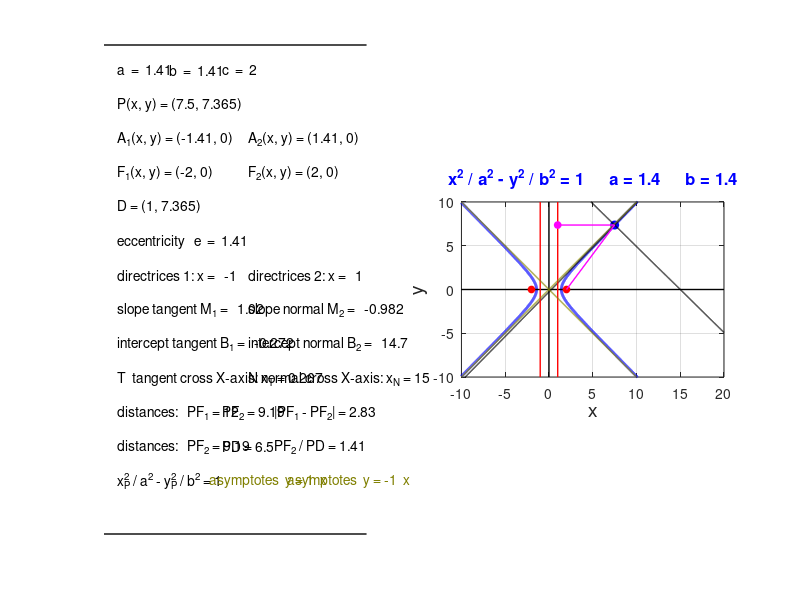
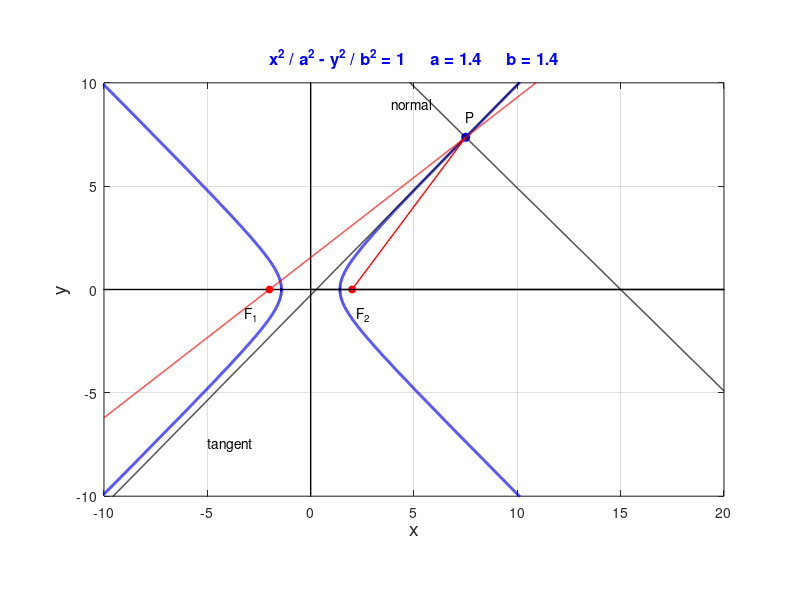

These figures' MATLAB source, in order:
%%   ellipse ===============================================================================================================
clear all
close all
clc

a = sqrt(2);
b = sqrt(2);
tMin = pi;
tMax= 2*pi;

xMax = 20; xMin = -10;
yMax = 10; yMin = -10;

N = 5597;

t = linspace(tMin,tMax,N);
x = linspace(a,xMax,N);
y = b .* sqrt(x.^2 ./ a^2 - 1);

% tangent
    xP = 7.5;
    yP = b .* sqrt(xP.^2 ./ a^2 - 1);
 
    x1 = linspace(xMin,xMax,N);
    M1 = (b/a)^2 * (xP/yP);
    B1 = yP - M1 * xP;
 
  y1 = M1 .* x1 + B1;
 
 % normal
   M2 = -1/M1;
   B2 = yP - M2 * xP;
 
   y2 = M2.* x1 + B2;
 
% focal length c
    c = sqrt(a^2+b^2);
% eccentricity e 
    e = c/a;
%  directrix   D
    D = a/e; 
    
%  y = 0 tangent crosses X-axis
    xtc = -B1/M1;
% y = 0 normal crosses X-axis
    xnc = -B2/M2;

% % angle of tangent
%     theta1 = atand(M1);
% % angle of normal
%     theta2 = atand(M2);  
% 
%     
% distances
     X1 = -c; Y1 = 0; X2 = xP; Y2 = yP;
     PF1 = sqrt((X1-X2)^2 + (Y1-Y2)^2);
     X1 = c; Y1 = 0; X2 = xP; Y2 = yP;
     PF2 = sqrt((X1-X2)^2 + (Y1-Y2)^2);
    
     X1 = D; Y1 = yP; X2 = xP; Y2 = yP;
     PD = sqrt((X1-X2)^2 + (Y1-Y2)^2);
%    
%  % angles
%  theta(4) = atand(M2); if theta(4) < 0, theta(4) = 180+theta(4);end;
%  theta(3) = atand((yP-0)/(xP+c));  
%  theta(1) = theta(4)-theta(3); if theta(3) < 0, theta(3) = 180+theta(3);end;
%  
%  theta(5) = atand((yP-0)/(xP-c)); if theta(5) < 0, theta(5) = 180+theta(5);end;
%  theta(2) = theta(5)-theta(4);
 
figure(1)   % ===========================================================
   fs = 14; 
%   set(gcf,'units','normalized','position',[0.1 0.1 0.30 0.30]);
   set(gcf,'units','normalized','position',[0.1 0.1 0.70 0.60]);
   set(gca,'fontsize',fs);
   handle = subplot(1,2,1);
   set(handle, 'OuterPosition', [0.01 0 0.5 1]) ;  
   
   subplot(1,2,2);
   
   % plot hyperbola
      X = x;   Y = y; col = 'b'; LW = 2;
      plot(X,Y,col,'lineWidth',LW);
      hold on
      X = x;   Y = -y; col = 'b'; LW = 2;
      plot(X,Y,col,'lineWidth',LW);
      X = -x;   Y = -y; col = 'b'; LW = 2;
      plot(X,Y,col,'lineWidth',LW);
      X = -x;   Y = y; col = 'b'; LW = 2;
      plot(X,Y,col,'lineWidth',LW);
   
  % plot X and Y axes
      X = [-xMax xMax];   Y = [0 0]; col = 'k'; LW = 1;
      plot(X,Y,col,'lineWidth',LW);
      X = [0 0];   Y = [-yMax yMax]; col = 'k'; LW = 1;
      plot(X,Y,col,'lineWidth',LW);
      
  % plot xP yP
        X = [xP]; Y = [yP]; col ='b';
        h_plot = plot(X,Y,'o');
        set(h_plot,'MarkerEdgeColor',col,'MarkerFaceColor',col,'MarkerSize',6);
  
  % plot tangent
     X = x1;   Y = y1; col = 'k'; LW = 1;
      plot(X,Y,col,'lineWidth',LW);
      
% plot tangent
     X = x1;   Y = y2; col = 'k'; LW = 1;
      plot(X,Y,col,'lineWidth',LW);    
  
% focal points 
       X = [-c c]; Y = [0 0]; col = 'r';
       h_plot = plot(X,Y,'o');
       set(h_plot,'MarkerEdgeColor',col,'MarkerFaceColor',col,'MarkerSize',5);
 
% directrix      
       X = [D D]; Y = [yMin yMax]; col = 'r'; LW = 1;
       h_plot = plot(X,Y,col,'lineWidth',LW);
        X = [-D -D]; Y = [yMin yMax]; col = 'r'; LW = 1;
       h_plot = plot(X,Y,col,'lineWidth',LW);

% asymptotes       
       X = x1; Y = (b/a).*x1; col = [0.5 0.5 0]; LW = 1;
       h_plot = plot(X,Y,'lineWidth',LW);
       set(h_plot,'Color',[ 0.5 0.5 0]);
       Y = -(b/a).*x1; 
       h_plot = plot(X,Y,'lineWidth',LW);
       set(h_plot,'Color',[ 0.5 0.5 0]);
% D 
       X = [D]; Y = [yP]; col = 'm';
       h_plot = plot(X,Y,'o');
       set(h_plot,'MarkerEdgeColor',col,'MarkerFaceColor',col,'MarkerSize',5);
 
% PD  F2D      
       X = [D xP]; Y = [yP yP]; col = 'm'; LW = 1;
       h_plot = plot(X,Y,col,'lineWidth',LW);
       X = [c xP]; Y = [0 yP]; col = 'm'; LW = 1;
       h_plot = plot(X,Y,col,'lineWidth',LW);
       
   grid on; box on;
   
   % LABELS
     xlabel('x','fontsize',fs); ylabel('y','fontsize',fs);
     t1 = 'x^2 / a^2 - y^2 / b^2 = 1     a = ';
     t2 = num2str(a,2);
     t3 = '     b = ';
     t4 = num2str(b,2);
     tm = [t1 t2 t3 t4]; fs = 12;
     title(tm,'color','b','fontSize',fs);
     
     
   axis equal
   set(gca,'xLim',[xMin xMax]);
   set(gca,'yLim',[yMin yMax]);
   set(gca,'xTick',xMin:5:xMax);
   set(gca,'yTick',yMin:5:yMax);
 

    handle = subplot(1,2,1);
    set(handle, 'OuterPosition', [0.01 0 0.5 1]) ;  
    X = [0 100];   Y = [0 0]; col = 'k'; LW = 1;
    plot(X,Y,col,'lineWidth',LW);
    hold on
   
   
    nD = 3;
    
    X = [0 100];   Y = [100 100];
    plot(X,Y,col,'lineWidth',LW);
   
    X = [100 100];   Y = [100 100];
    plot(X,Y,col,'lineWidth',LW);
    
    X = [100 100];   Y = [0 0];
    plot(X,Y,col,'lineWidth',LW);
   
    axis off
 
    
 YS = 95; dY = 5; nY = 7;
 
%   a and b and c
  X =  5; Y = YS;  tt1 = 'a  =  ';  tt2 = num2str(a,nD);  tt= [tt1 tt2];  text(X,Y,tt);
  X = 25; Y = YS;  tt1 = 'b  =  '; tt2 = num2str(b,nD);  tt= [tt1 tt2];  text(X,Y,tt);
  X = 45; Y = YS;  tt1 = 'c  =  '; tt2 = num2str(c,nD);  tt= [tt1 tt2];  text(X,Y,tt);

  % point P
    YS = YS - nY;
    X = 5; Y = YS;  tt1 = 'P(x, y) = (';  tt2 = num2str(xP,nD);
    tt3 = ', ';  tt4 = num2str(yP,nD+1); tt5 = ')'; tt= [tt1 tt2 tt3 tt4 tt5];  text(X,Y,tt);
   
%  vertex A1 A2 
   YS = YS - nY;
   X = 5; Y = YS;  tt1 = 'A_1(x, y) = (';  tt2 = num2str(-a,nD);
     tt3 = ', ';  tt4 = num2str(0,nD); tt5 = ')'; tt= [tt1 tt2 tt3 tt4 tt5];  text(X,Y,tt); 
   X = 55; Y = YS;  tt1 = 'A_2(x, y) = (';  tt2 = num2str(a,nD);
     tt3 = ', ';  tt4 = num2str(0,nD); tt5 = ')'; tt= [tt1 tt2 tt3 tt4 tt5];  text(X,Y,tt);  

     %  focal points F1 and F2  and D
     YS = YS - nY;
     X = 5; Y = YS;  tt1 = 'F_1(x, y) = (';  tt2 = num2str(-c,nD);
       tt3 = ', ';  tt4 = num2str(0,nD); tt5 = ')'; tt= [tt1 tt2 tt3 tt4 tt5];  text(X,Y,tt); 
     X = 55; Y = YS;  tt1 = 'F_2(x, y) = (';  tt2 = num2str(c,nD);
       tt3 = ', ';  tt4 = num2str(0,nD); tt5 = ')'; tt= [tt1 tt2 tt3 tt4 tt5];  text(X,Y,tt); 
     YS = YS - nY;
     X = 5; Y = YS;  tt1 = 'D = (';  tt2 = num2str(D,nD);
       tt3 = ', ';  tt4 = num2str(yP,nD+1); tt5 = ')'; tt= [tt1 tt2 tt3 tt4 tt5];  text(X,Y,tt);  
    
%   eccentricity e
      YS = YS - nY;
      X = 5; Y = YS;  tt1 = 'eccentricity   e  =  ';  tt2 = num2str(e,nD);  tt= [tt1 tt2];  text(X,Y,tt);

%   directric
      YS = YS - nY;
      X =  5; Y = YS;  tt1 = 'directrices 1: x =   ';  tt2 = num2str(-D,nD);  tt= [tt1 tt2];  text(X,Y,tt);
      X = 55; Y = YS;  tt1 = 'directrices 2: x =   ';  tt2 = num2str(D,nD);  tt= [tt1 tt2];  text(X,Y,tt);

%   slope of tangent  M1 and normal M2    
       YS = YS - nY;
       X =  5; Y = YS;  tt1 = 'slope tangent M_1 =   ';  tt2 = num2str(M1,nD);  tt= [tt1 tt2]; text(X,Y,tt);
       X = 55; Y = YS;  tt1 = 'slope normal M_2 =   ';  tt2 = num2str(M2,nD); tt= [tt1 tt2]; text(X,Y,tt);

%   intercepts B1 and B2
       YS = YS - nY;
       X =  5; Y = YS;  tt1 = 'intercept tangent B_1 =   ';  tt2 = num2str(B1,nD);  tt= [tt1 tt2];  text(X,Y,tt);
       X = 55; Y = YS;  tt1 = 'intercept normal B_2 =   ';  tt2 = num2str(B2,nD);  tt= [tt1 tt2]; text(X,Y,tt);
       
%   tangent and normal cross X-axis at xT and yT
        YS = YS - nY;
        X =  5; Y = YS;  tt1 = 'T  tangent cross X-axis: x_T = ';  tt2 = num2str(xtc,nD);  tt= [tt1 tt2];  text(X,Y,tt);
        X = 55; Y = YS;  tt1 = 'N normal cross X-axis: x_N = ';  tt2 = num2str(xnc,nD);  tt= [tt1 tt2];  text(X,Y,tt);

%   |PF2-PF1| = 2a
    YS = YS - nY;
    X =  5;  Y = YS;  tt1 = 'distances:   PF_1 = ';   tt2 = num2str(PF1,nD);   tt= [tt1 tt2];   text(X,Y,tt);
    X = 45;  Y = YS;   tt1 = 'PF_2 = ';   tt2 = num2str(PF2,nD);   tt= [tt1 tt2];   text(X,Y,tt); 
    X = 65;  Y = YS;   tt1 = '|PF_1 - PF_2| = ';   tt2 = num2str(abs(PF1-PF2),nD);   tt= [tt1 tt2];   text(X,Y,tt); 

%    PF2/PD = e
     YS = YS - nY;
     X =  5; Y = YS;  tt1 = 'distances:   PF_2 = ';   tt2 = num2str(PF2,nD);   tt= [tt1 tt2];   text(X,Y,tt);
     X = 45; Y = YS;  tt1 = 'PD = ';   tt2 = num2str(PD,nD);   tt= [tt1 tt2];   text(X,Y,tt); 
     X = 65; Y = YS;  tt1 = 'PF_2 / PD = ';   tt2 = num2str(PF2/PD,nD);   tt= [tt1 tt2];   text(X,Y,tt); 

%    equation of hyperbola
      YS = YS - nY;
      X =  5; Y = YS;  tt1 = 'x_P^2 / a^2 - y_P^2 / b^2 = 1'; text(X,Y, tt1);
      
%    asymptotes
      X =  40; Y = YS; col = [0.5 0.5 0];
      tt1 = 'asymptotes  y = '; tt2 = num2str(b/a,nD); tt3 = '  x'; tt= [tt1 tt2 tt3];   text(X,Y,tt,'color',col); 
       X =  70; Y = YS;
      tt1 = 'asymptotes  y = '; tt2 = num2str(-b/a,nD); tt3 = '  x'; tt= [tt1 tt2 tt3];   text(X,Y,tt,'color',col); 
      
%    X = 65; Y = 45;  tt1 = 'PF_2 / PD_2 = ';   tt2 = num2str(PF2/PD2,nD);   tt= [tt1 tt2];   text(X,Y,tt); 
%    
%    X =  5; Y = 40;  tt1 = 'angles:';   tt2 = '   \theta_1 = NPF_1   \theta_2 = NPF_2   ';   tt= [tt1 tt2];   text(X,Y,tt); 
%    X =  5; Y = 35;  tt1 = 'angles:';   tt2 = '   \theta_3 = NF_1P   \theta_4 = PNF_2   \theta_5 = PF_2T   ';   tt= [tt1 tt2];   text(X,Y,tt); 
%    X =  5; Y = 30;  tt1 = 'angles:';   tt2 = '   \theta_1 = \theta_4 - \theta_3       \theta_2 = \theta_5 - \theta_4     ';   tt= [tt1 tt2];   text(X,Y,tt); 
%    
%   X = 5; Y = 25;  tt1 = 'angle [degrees]   \theta_4 = ';   tt2 = num2str(theta(4),nD);   tt= [tt1 tt2];   text(X,Y,tt);
%   X =  45; Y = 25;  tt1 = '     \theta_3 = ';   tt2 = num2str(theta(3),nD);   tt= [tt1 tt2];   text(X,Y,tt);
%   X =  65; Y = 25;  tt1 = '     \theta_1 = ';   tt2 = num2str(theta(1),nD);   tt= [tt1 tt2];   text(X,Y,tt); 
%   
%    X = 5; Y = 20;  tt1 = 'angle [degrees]   \theta_4 = ';   tt2 = num2str(theta(4),nD);   tt= [tt1 tt2];   text(X,Y,tt);
%   X =  45; Y = 20;  tt1 = '     \theta_5 = ';   tt2 = num2str(theta(5),nD);   tt= [tt1 tt2];   text(X,Y,tt);
%   X =  65; Y = 20;  tt1 = '     \theta_2 = ';   tt2 = num2str(theta(2),nD);   tt= [tt1 tt2];   text(X,Y,tt); 
%   
%   axis off
%    
%    subplot(1,2,2); % ======================================================
%       tx = 'x';  ty = 'y'; 
%    
%   % ellipse
%       X = x;   Y = y; col = 'b'; LW = 2;
%       plot(X,Y,col,'lineWidth',LW);
%       hold on
%   % tangent 
%      X = x1; Y = y1; col = 'r'; LW = 1.5;
%      plot(X,Y,col,'lineWidth',LW);
%   
%   % normal
%       X = x1; Y = y2; col = 'm'; LW = 1.5;
%       plot(X,Y,col,'lineWidth',LW);
%   
%  
%  % directrix P T N O points     
%       X = [-D D xP xtc xnc 0]; Y = [yP yP yP 0 0 0]; col = 'k';
%       h_plot = plot(X,Y,'o');
%       set(h_plot,'MarkerEdgeColor',col,'MarkerFaceColor',col,'MarkerSize',4); 
%  
%  
%   % Line FP
%    X = [-c xP c]; Y = [0 yP 0]; col = 'k'; LW = 1;
%      plot(X,Y,col,'lineWidth',LW);
%   
%   % Directrix
%     X = [-D -D]; Y = [yMin yMax]; col = 'b'; LW = 1;
%     plot(X,Y,col,'lineWidth',LW);
%     X = [D D]; Y = [yMin yMax]; col = 'b'; LW = 1;
%     plot(X,Y,col,'lineWidth',LW); 
%  
%   % line D1 D2
%   X = [-D D]; Y = [yP yP]; col = 'k'; LW = 0.3;
%     plot(X,Y,col,'lineWidth',LW); 
%   
%     
%   % F1 F2 P D T N
%   X = -c-0.3; Y = -0.8; L = 'F_1'; text(X,Y,L);
%   X = c-0.4; Y = -0.8; L = 'F_2';  text(X,Y,L);
%   X = 4.5; Y = 2; L = 'P';         text(X,Y,L);
%   X = 6.5; Y = 0.5; L = 'T';       text(X,Y,L);
%   X = 2; Y = 0.5; L = 'N';         text(X,Y,L);
%   X = -D-1.1; Y = yP; L = 'D_1';   text(X,Y,L);
%   X = D+0.5;  Y = yP; L = 'D_2';   text(X,Y,L);
%   X = 0;  Y = -0.5; L = 'O';       text(X,Y,L);
%   X = -3.5;  Y = 9; L = 'tangent';   text(X,Y,L,'color','r');
%   X = -3.5;  Y = -9; L = 'normal';   text(X,Y,L,'color','m');
%   
%   xlabel(tx); ylabel(ty);
%     
%    
%  
%   % axis equal
% % ax = gca;
%  
%   axis equal
% %  set(gca,'YMinorGrid','on');
% %  set(gca,'MinorGridAlpha', 0.5);
% %  set(gca,'MinorGridLineStyle','-');
% %  set(gca,'MinorGridColor',[0.8 0.8 0.8]);
% %  set(gca,'GridColor','k');
%  %set(gca,'YMinorGrid','on');
% %set(gca,'xTick',xMin:5:xMax);
%  
%  %ax.XTick = [-6*pi/6,-5*pi/6,-4*pi/6,-3*pi/6, -2*pi/6, -pi/6,0,pi/6,2*pi/6,3*pi/6,4*pi/6,5*pi/6,6*pi/6];
%  %ax.XTickLabel = {'-\pi','','-2\pi/3','','-\pi/3','','0','','\pi/3','','2\pi/3','','\pi'}; 
%  %ax.xLim = [-pi, pi];
%  %ax.XTickLabel = {'-3\pi','-2\pi','-\pi','0','\pi','2\pi','3\pi'};
% %legend('|x-3|','|x - 5|','|x-3|+|x-5|', 'y = 10');
%    
% set(gca,'xLim',[xMin xMax]);
% set(gca,'yLim',[yMin yMax]);
% set(gca,'xTick',xMin:2:xMax);
% grid on; box on;

% ----------------------------------------------------------------------------------
figure(2)
 fs = 14; 
%   set(gcf,'units','normalized','position',[0.1 0.1 0.30 0.30]);
   set(gcf,'units','normalized','position',[0.1 0.1 0.70 0.60]);
   set(gca,'fontsize',fs);
   %handle = subplot(1,2,1);
   %set(handle, 'OuterPosition', [0.01 0 0.5 1]) ;  
   
  % subplot(1,2,2);
   
   % plot hyperbola
      X = x;   Y = y; col = 'b'; LW = 2;
      plot(X,Y,col,'lineWidth',LW);
      hold on
      X = x;   Y = -y; col = 'b'; LW = 2;
      plot(X,Y,col,'lineWidth',LW);
      X = -x;   Y = -y; col = 'b'; LW = 2;
      plot(X,Y,col,'lineWidth',LW);
      X = -x;   Y = y; col = 'b'; LW = 2;
      plot(X,Y,col,'lineWidth',LW);
   
  % plot X and Y axes
      X = [-xMax xMax];   Y = [0 0]; col = 'k'; LW = 1;
      plot(X,Y,col,'lineWidth',LW);
      X = [0 0];   Y = [-yMax yMax]; col = 'k'; LW = 1;
      plot(X,Y,col,'lineWidth',LW);
      
  % plot xP yP
        X = [xP]; Y = [yP]; col ='b';
        h_plot = plot(X,Y,'o');
        set(h_plot,'MarkerEdgeColor',col,'MarkerFaceColor',col,'MarkerSize',6);
  
  % plot tangent
     X = x1;   Y = y1; col = 'k'; LW = 1;
      plot(X,Y,col,'lineWidth',LW);
      
% plot tangent
     X = x1;   Y = y2; col = 'k'; LW = 1;
      plot(X,Y,col,'lineWidth',LW);    
  
% focal points 
       X = [-c c]; Y = [0 0]; col = 'r';
       h_plot = plot(X,Y,'o');
       set(h_plot,'MarkerEdgeColor',col,'MarkerFaceColor',col,'MarkerSize',5);
 
% line from F1 to P
       M = (yP-0)/(xP+c);
       B = yP - M*xP;
       yF1 = M .* x1 + B;
       X = x1; Y = yF1; col = 'r'; LW = 1;
       h_plot = plot(X,Y,col,'lineWidth',LW);
       
       
 
% P  F2D      
       X = [c xP]; Y = [0 yP]; col = 'r'; LW = 1;
       h_plot = plot(X,Y,col,'lineWidth',LW);
       
   grid on; box on;
   
   % LABELS
     xlabel('x','fontsize',fs); ylabel('y','fontsize',fs);
     t1 = 'x^2 / a^2 - y^2 / b^2 = 1     a = ';
     t2 = num2str(a,2);
     t3 = '     b = ';
     t4 = num2str(b,2);
     tm = [t1 t2 t3 t4]; fs = 12;
     title(tm,'color','b','fontSize',fs);
     
     
   axis equal
   set(gca,'xLim',[xMin xMax]);
   set(gca,'yLim',[yMin yMax]);
   set(gca,'xTick',xMin:5:xMax);
   set(gca,'yTick',yMin:5:yMax);
 

   % handle = subplot(1,2,1);
   % set(handle, 'OuterPosition', [0.01 0 0.5 1]) ;  
    X = [0 100];   Y = [0 0]; col = 'k'; LW = 1;
    plot(X,Y,col,'lineWidth',LW);
    hold on
   
   
    nD = 3;
    
    X = [0 100];   Y = [100 100];
    plot(X,Y,col,'lineWidth',LW);
   
    X = [100 100];   Y = [100 100];
    plot(X,Y,col,'lineWidth',LW);
    
    X = [100 100];   Y = [0 0];
    plot(X,Y,col,'lineWidth',LW);
    
 % F1 F2 P D T N
      X = -c-1.2; Y = -1.2; L = 'F_1'; text(X,Y,L);
      X = c+0.2; Y = -1.2; L = 'F_2'; text(X,Y,L);
      X = xP; Y = yP+1; L = 'P'; text(X,Y,L); 
      X = 3.9; Y = 9; L = 'normal'; text(X,Y,L); 
      X = -5; Y = -7.5; L = 'tangent'; text(X,Y,L); 
   
      
    alpha1 = atand(yP/(xP+c))
    alpha3 = atand(yP/(xP-c))
    alpha2 = atand(yP/(xnc-xP))
    theta1 = 180 - alpha3 - alpha2
    theta2 = alpha1 + alpha2
    
   
